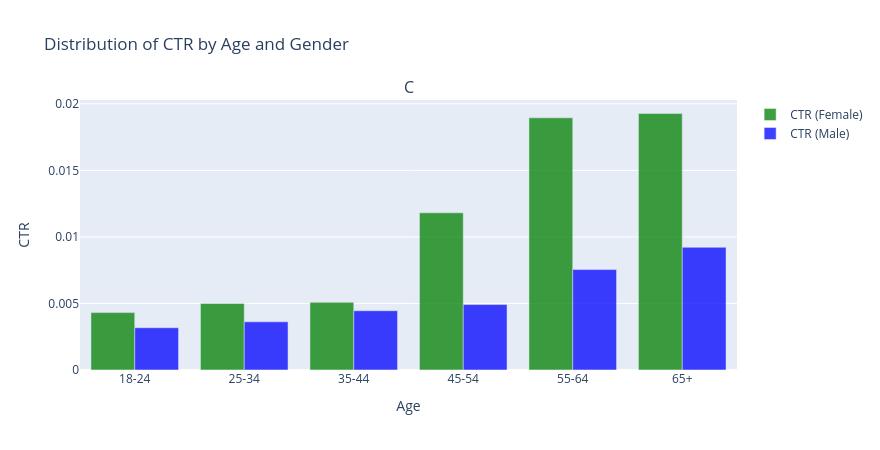

Notebook code cell kept with this figure:
### Code cell
fig_ctr = make_subplots(rows=1, cols=1, subplot_titles=('CTR by Age and Gender'))

for gender in data_agg['Gender'].unique():
    filtered_data = data_agg[data_agg['Gender'] == gender]
    
    fig_ctr.add_trace(go.Bar(
        x=filtered_data['Age'],
        y=filtered_data['CTR'],
        name=f'CTR ({gender})',
        marker_color=colors.get(gender, 'gray'),  
        opacity=0.75 
    ))

fig_ctr.update_layout(
    title_text='Distribution of CTR by Age and Gender',
    xaxis_title='Age',
    yaxis_title='CTR',
    width=880,  
    height=450,  
    barmode='group'  
)

# Show the plot
fig_ctr.show()

### Figure 1 — Plotly figure (JSON) as saved in the notebook; plotly's stock layout.template omitted (floating-point values rounded to 4 significant figures)
{"data": [{"marker": {"color": "green"}, "name": "CTR (Female)", "opacity": 0.75, "type": "bar", "x": ["18-24", "25-34", "35-44", "45-54", "55-64", "65+"], "y": [0.004312, 0.005002, 0.005081, 0.01181, 0.01895, 0.01927]}, {"marker": {"color": "blue"}, "name": "CTR (Male)", "opacity": 0.75, "type": "bar", "x": ["18-24", "25-34", "35-44", "45-54", "55-64", "65+"], "y": [0.003174, 0.003621, 0.004455, 0.004915, 0.007548, 0.009219]}], "layout": {"annotations": [{"font": {"size": 16}, "showarrow": false, "text": "C", "x": 0.5, "xanchor": "center", "xref": "paper", "y": 1, "yanchor": "bottom", "yref": "paper"}], "barmode": "group", "height": 450, "title": {"text": "Distribution of CTR by Age and Gender"}, "width": 880, "xaxis": {"anchor": "y", "autorange": true, "domain": [0, 1], "range": [-0.5, 5.5], "title": {"text": "Age"}, "type": "category"}, "yaxis": {"anchor": "x", "autorange": true, "domain": [0, 1], "range": [0, 0.02029], "title": {"text": "CTR"}, "type": "linear"}}}
